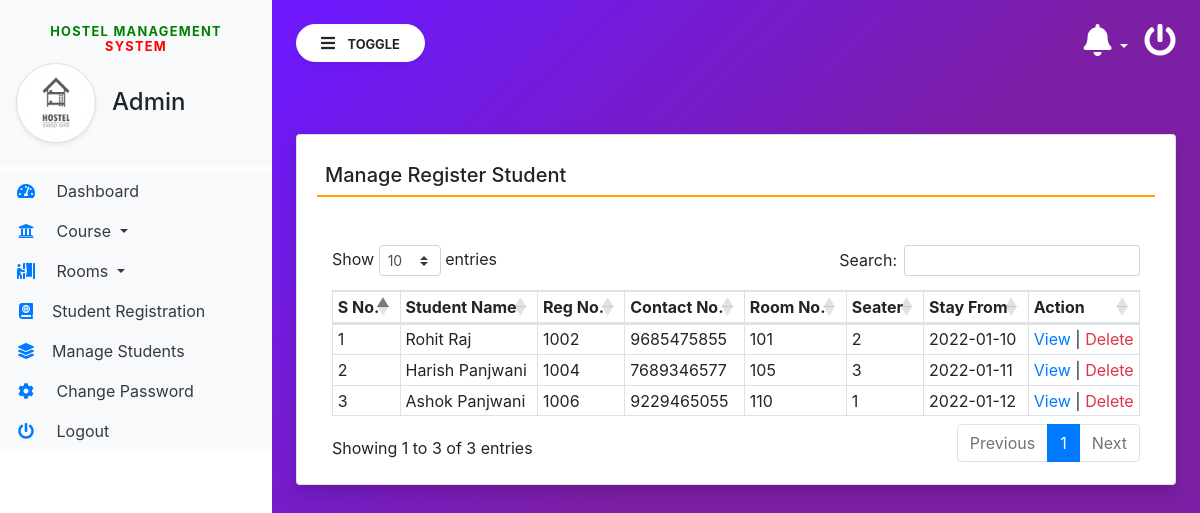
The app's page /manage_student (signed in) with its own data.
### hostel/models.py (models this page shows, shortened)
class Registration(models.Model):
    rooms = models.ForeignKey(Rooms, on_delete=models.CASCADE)
    foodstatus = models.CharField(max_length=100, null=True)
    stayfrom = models.CharField(max_length=50, null=True)
    duration = models.CharField(max_length=50, null=True)
    course = models.ForeignKey(Courses, on_delete=models.CASCADE)
    userreg = models.ForeignKey(Userregistration, on_delete=models.CASCADE)
    egycontactno = models.CharField(max_length=15, null=True)
    guardianName = models.CharField(max_length=250, null=True)
    guardianRelation = models.CharField(max_length=250, null=True)
    guardianContactno = models.CharField(max_length=15, null=True)
    corresAddress = models.CharField(max_length=350, null=True)
    corresCIty = models.CharField(max_length=100, null=True)
    corresState = models.CharField(max_length=100, null=True)
    corresPincode = models.CharField(max_length=50, null=True)
    pmntAddress = models.CharField(max_length=350, null=True)
    pmntCity = models.CharField(max_length=100, null=True)
    pmnatetState = models.CharField(max_length=100, null=True)
    pmntPincode = models.CharField(max_length=50, null=True)
    postingDate = models.DateField(null=True)
    updationDate = models.DateField(null=True)

class Userregistration(models.Model):
    users = models.ForeignKey(User, on_delete=models.CASCADE)
    regNo = models.IntegerField(null=True)
    gender = models.CharField(max_length=50, null=True)
    contactNo = models.CharField(max_length=15, null=True)
    image = models.FileField(max_length=200, null=True)
    regDate = models.DateField(null=True)
    updationDate = models.DateTimeField(auto_now_add=True)

class Rooms(models.Model):
    seater = models.CharField(max_length=100, null=True)
    room_no = models.CharField(max_length=100, null=True)
    fees = models.CharField(max_length=255, null=True)
    posting_date = models.DateTimeField(auto_now_add=True)

### hostel/views.py (the view)
# urls.py: path('manage_student', manage_student, name='manage_student'),
def manage_student(request):
    if not request.user.is_authenticated:
        return redirect('admin_login')
    stdata = Registration.objects.all()
    return render(request, 'manage_student.html', locals())

### hostel/templates/manage_student.html
{% extends 'admin_base.html' %}
{% block main  %}
<div class="card shadow mt-5">
    <div class="card-body">
        <h5 class="p-2" style="border-bottom: 2px solid orange;">Manage Register Student</h5>
        <div class="container-fluid mt-5">
            <table class="table table-bordered table-sm" id="example">
                <thead>
                <tr>
                    <th>S No.</th>
                    <th>Student Name</th>
                    <th>Reg No.</th>
                    <th>Contact No.</th>
                    <th>Room No.</th>
                    <th>Seater</th>
                    <th>Stay From</th>
                    <th>Action</th>
                </tr>
                </thead>
                <tbody>
             {% for i in stdata %}
             <tr>
                 <td>{{forloop.counter}}</td>
                 <td>{{i.userreg.users.first_name}} {{i.userreg.users.last_name}}</td>
                 <td>{{i.userreg.regNo}}</td>
                 <td>{{i.userreg.contactNo}}</td>
                 <td>{{i.rooms.room_no}}</td>
                 <td>{{i.rooms.seater}}</td>
                 <td>{{i.stayfrom}}</td>
                 <td><a href="{% url 'view_RegistrationDtls' i.id %}" class="text-primary">View</a> |
                 <a href="{% url 'delete_StudentReg' i.id %}" class="text-danger" onclick="return confirm('Are You Sure?')">Delete</a></td>
             </tr>
             {% endfor %}
             </tbody>
            </table>
        </div>
    </div>
</div>
{% endblock %}

### hostel/static/css/sidebar.css (style rules this page uses)
body { background-image : linear-gradient(135.9deg,rgba(109,25,252,1) 16.4%,rgba(125,31,165,1) 56.1%); min-height:100vh; }

### records on screen
Registration: userreg.users.first_name "Rohit", userreg.users.last_name "Raj", userreg.regNo "1002", userreg.contactNo "9685475855", rooms.room_no "101", rooms.seater "2", stayfrom "2022-01-10"
Registration: userreg.users.first_name "Harish", userreg.users.last_name "Panjwani", userreg.regNo "1004", userreg.contactNo "7689346577", rooms.room_no "105", rooms.seater "3", stayfrom "2022-01-11"
Registration: userreg.users.first_name "Ashok", userreg.users.last_name "Panjwani", userreg.regNo "1006", userreg.contactNo "9229465055", rooms.room_no "110", rooms.seater "1", stayfrom "2022-01-12"
